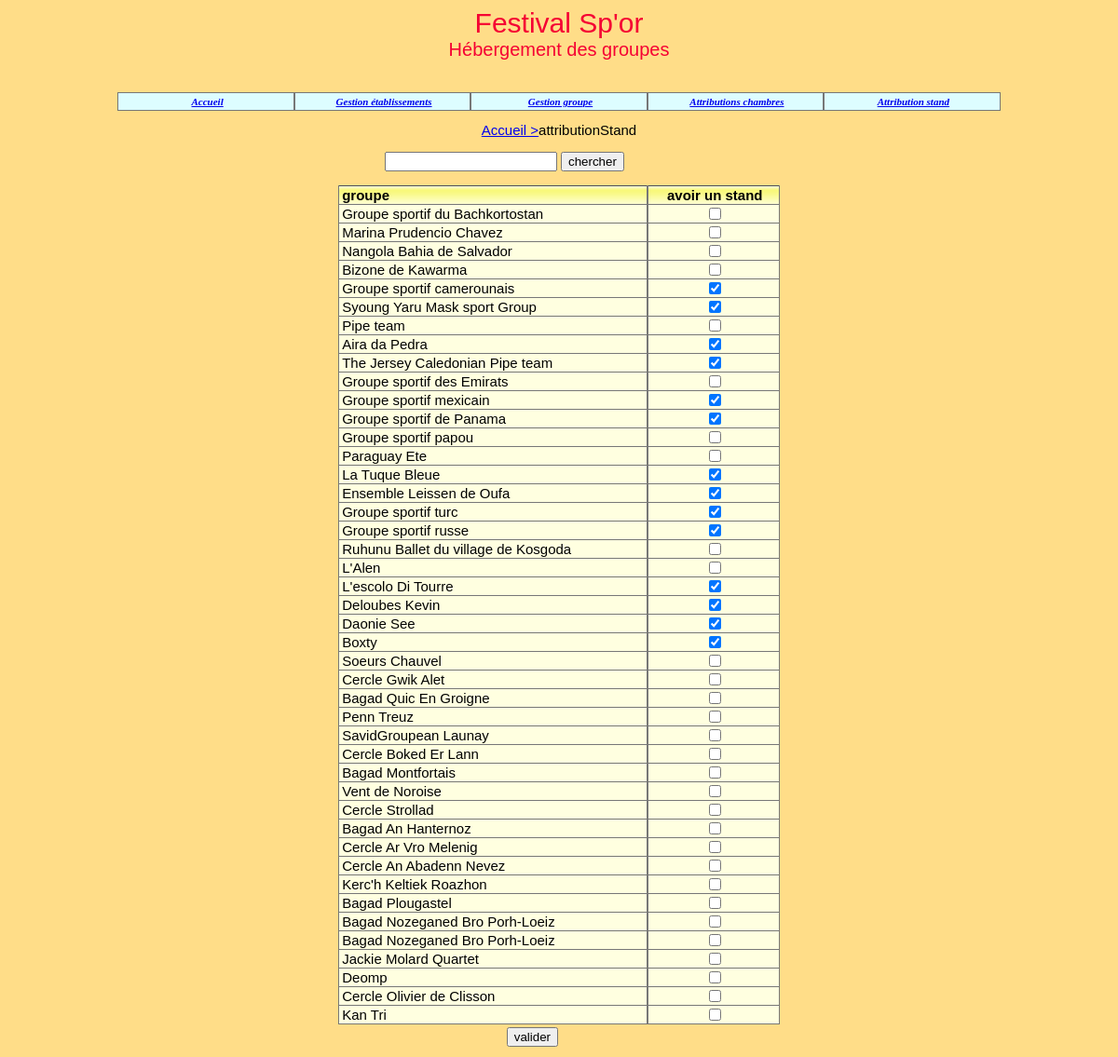
Page /attributionStand.php on the committed database.
### tables this page shows
create table Groupe
(idGroupe char(4) not null, 
nomGroupe varchar(40) not null, 
identiteResponsable varchar(40) default null,
adressePostale varchar(120) default null,
nombrePersonnes integer not null, 
nomPays varchar(40) not null, 
hebergement char(1) not null,
ligue varchar(40) default null,
stand bool not null,
constraint pk_Groupe primary key(idGroupe));

### _gestionBase.inc.php (called while the page is built, shortened)
<?php
function obtenirStand ()
{
   $req ="SELECT nomGroupe, stand FROM groupe";
   return $req;
}
?>

### attributionStand.php (the view, shortened to what this page needs)
<?php
include("_debut.inc.php");
include("_gestionBase.inc.php");
echo "<table width='80%' cellpadding='0' cellspacing='0' align='center'>
   <tr>
   <td align='center'><a href='index.php'>Accueil ></a>attributionStand</td>
   </tr>
</table>
<br>";
$req=obtenirStand();
$rsStand=$connexion->query($req);
$lgStand=$rsStand->fetchAll();
$i=0;
echo '<table width = 40% align = "center">
	<form method ="POST" action = "listeStand.php">
	<tr>
	<td width = 50% align = "right"><input type = "search" name = "search"/></td>
	<td><input type = "submit" align = "left" name = "chercher" value ="chercher" /></td> </tr></table></form></br>';
echo
"<table class = 'tabQuadrille' width = 40% cellspacing='0' cellpadding='0' align = 'center'>
	<tr class = 'enTeteTabQuad'>
	<td align = 'left' width = 70%> <strong>groupe</strong></td>
	<td align = 'center'> <strong>avoir un stand</Strong></td></tr>";
foreach ($lgStand as $row)
{
	$nomGroupe = $row['nomGroupe'];
	$stand = $row['stand'];
echo "<table class = 'tabQuadrille' width = 40% cellspacing='0' cellpadding='0' align = 'center'>
	<tr class = 'ligneTabQuad'>
	<form action= 'baseModifie.php' method='POST'>
	<input type = 'hidden' name = 'groupe$i' value = '$nomGroupe'/>
	<td align = 'left' width = 70% > $nomGroupe </td>";
	if($stand)
	{
		echo "<td width = 30%><input type = 'checkbox' checked name = 'stand$i' value=1/></td></tr>";
	}
	else
	{
		echo "<td width = 30%><input type = 'checkbox' name ='stand$i' value = 1/></td></tr>";
	}
$i++;
}
echo '</table>';
echo '<table width = 10% align ="center"> ';
echo '<tr><td><input type ="submit" value="valider" name = "valider"/></td></tr></table>';
?>

### css/cssGeneral.css (style rules this page uses)
.basePage { background-color:#FFDD88; color:black; font:11px Arial, Helvetica, sans-serif; }
td,tr { font:15px Arial, Helvetica, sans-serif; }
table.tabQuadrille td { border-bottom:1px solid #777777; border-right:1px solid #777777; border-left:1px solid #777777; border-top:1px #777777; padding-left:3px; }
tr.enTeteTabQuad { background-image:url('../images/xpBarre.jpg'); height:21px; text-align:center; }
tr.ligneTabQuad { background-color:#FFFFE0; text-align:center; color:black; }

### rows in the picture
groupe: nomGroupe "Groupe sportif du Bachkortostan"
groupe: nomGroupe "Marina Prudencio Chavez"
groupe: nomGroupe "Nangola Bahia de Salvador"
groupe: nomGroupe "Bizone de Kawarma"
groupe: nomGroupe "Groupe sportif camerounais"
groupe: nomGroupe "Syoung Yaru Mask sport Group"
groupe: nomGroupe "Pipe team"
groupe: nomGroupe "Aira da Pedra"
groupe: nomGroupe "The Jersey Caledonian Pipe team"
groupe: nomGroupe "Groupe sportif des Emirats"
groupe: nomGroupe "Groupe sportif mexicain"
groupe: nomGroupe "Groupe sportif de Panama"
groupe: nomGroupe "Groupe sportif papou"
groupe: nomGroupe "Paraguay Ete"
groupe: nomGroupe "La Tuque Bleue"
groupe: nomGroupe "Ensemble Leissen de Oufa"
groupe: nomGroupe "Groupe sportif turc"
groupe: nomGroupe "Groupe sportif russe"
groupe: nomGroupe "Ruhunu Ballet du village de Kosgoda"
groupe: nomGroupe "L'Alen"
groupe: nomGroupe "L'escolo Di Tourre"
groupe: nomGroupe "Deloubes Kevin"
groupe: nomGroupe "Daonie See"
groupe: nomGroupe "Boxty"
groupe: nomGroupe "Soeurs Chauvel"
groupe: nomGroupe "Cercle Gwik Alet"
groupe: nomGroupe "Bagad Quic En Groigne"
groupe: nomGroupe "Penn Treuz"
groupe: nomGroupe "SavidGroupean Launay"
groupe: nomGroupe "Cercle Boked Er Lann"
groupe: nomGroupe "Bagad Montfortais"
groupe: nomGroupe "Vent de Noroise"
groupe: nomGroupe "Cercle Strollad"
groupe: nomGroupe "Bagad An Hanternoz"
groupe: nomGroupe "Cercle Ar Vro Melenig"
groupe: nomGroupe "Cercle An Abadenn Nevez"
groupe: nomGroupe "Kerc'h Keltiek Roazhon"
groupe: nomGroupe "Bagad Plougastel"
groupe: nomGroupe "Bagad Nozeganed Bro Porh-Loeiz"
groupe: nomGroupe "Bagad Nozeganed Bro Porh-Loeiz"
groupe: nomGroupe "Jackie Molard Quartet"
groupe: nomGroupe "Deomp"
groupe: nomGroupe "Cercle Olivier de Clisson"
groupe: nomGroupe "Kan Tri"
